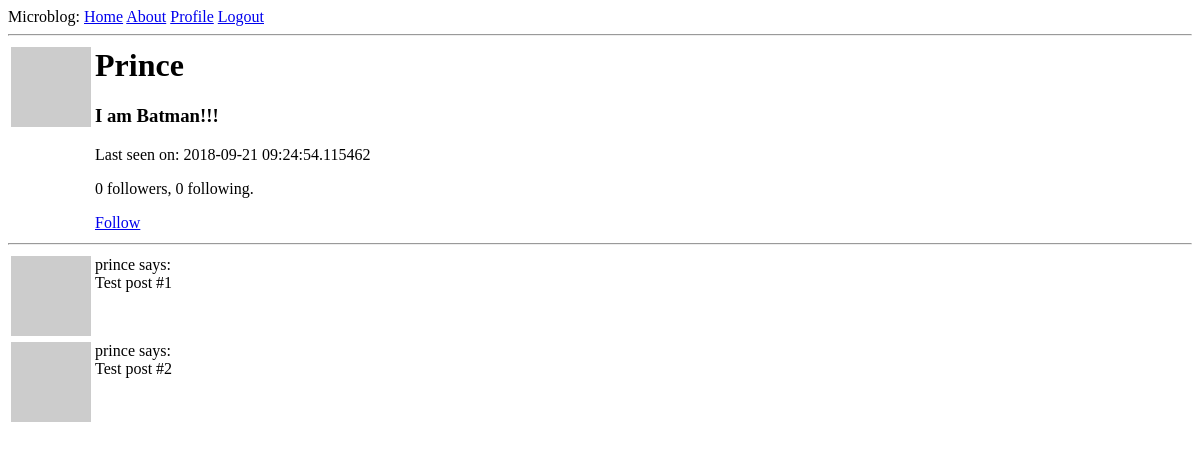
Before: /users/prince (signed in) with the older database file.
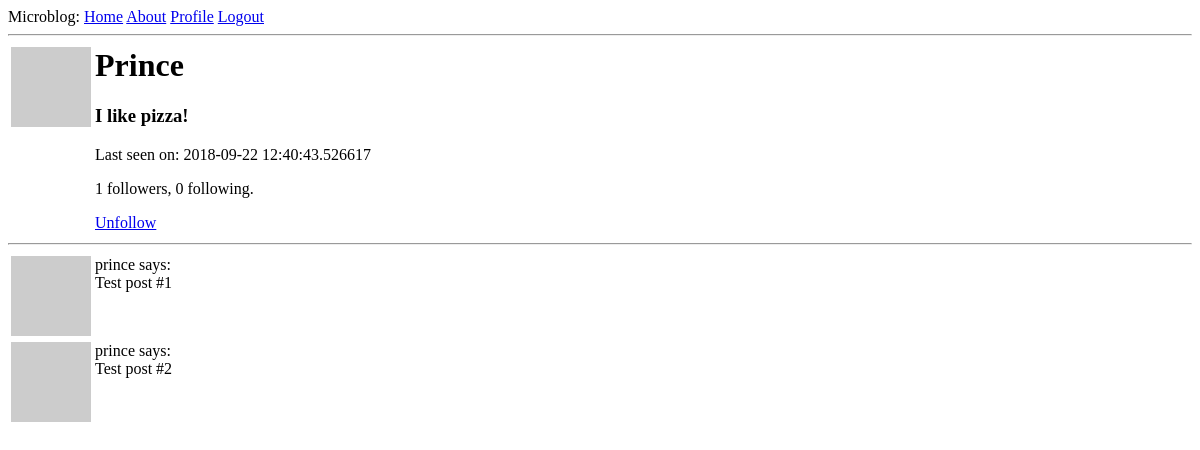
After: the same page with the newer database file.
### app/models.py (models this page shows, shortened)
class User(UserMixin,db.Model):
    id =db.Column(db.Integer,primary_key=1)
    username = db.Column(db.String(64),index=1,unique=1)
    email = db.Column(db.String(120),index=1,unique=1)
    password_hash = db.Column(db.String(128))
    posts = db.relationship('Post', backref='author', lazy='dynamic')
    about_me =db.Column(db.String(140))
    last_seen = db.Column(db.DateTime,default=datetime.utcnow)
    followed = db.relationship(
        'User',secondary=followers,
        primaryjoin=(followers.c.follower_id ==id),
        secondaryjoin=(followers.c.followed_id ==id),
        backref=db.backref('followers',lazy='dynamic'),
        lazy='dynamic'
    )
    def is_following(self,user):
        return (self.followed.filter(
            followers.c.followed_id==user.id).count()>0
            )
    def __repr__(self):
        return f'<User {self.username}>'
    def avatar(self,size):
        digest=md5(self.email.lower().encode('utf-8')).hexdigest()
        return f'https://www.gravatar.com/avatar/{digest}?d=identicon&s={size}'

### app/routes6_1.py (the view)
@app.route('/users/<username>')
@login_required
def users(username):
    user = User.query.filter_by(username=username).first()
    print("####################### user = ",user)
    posts=[
        {
            'author':user,
            'body':'Test post #1'
        },
        {
            'author':user,
            'body':'Test post #2'
        }
    ]
    return render_template('users.html',user=user,posts=posts)

### app/models.py (called while the page is built)
@login.user_loader
def load_user(id):
    return User.query.get(int(id))

### app/routes6_1.py (called while the page is built)
@app.before_request
def before_request():
    print("Current user: ",current_user)
    if current_user.is_authenticated:
        current_user.last_seen =datetime.utcnow()
        db.session.commit()

### app/templates/users.html
{% extends "base.html" %}
{% block content%}
    <table>
        <tr valign="top">
            <td><img src= "{{ user.avatar(128) }}"></td>
            <td>
                <h1><b> {{ user.username[0].upper()+user.username[1:] }}</b></h1>
                {% if user.about_me %}
                    <h3><b>{{ user.about_me }}</b></h3>
                {% endif %}
                {% if user.last_seen %}
                    <p>Last seen on: {{ user.last_seen}}</p>
                {% endif %}
                <p>
                    {{ user.followers.count() }} followers, {{ user.followed.count() }} following.
                </p>
                {% if user==current_user%}
                    <p><a href= "{{ url_for('edit_profile')}}">Edit your profile</a></p>
                {% elif not current_user.is_following(user) %}
                    <p><a href= "{{url_for('follow',username=user.username)}}">Follow</a>
                {% else %}
                    <p><a href= "{{url_for('unfollow',username=user.username)}}">Unfollow</a></p>
                {% endif%}
            </td>
        </tr>
    </table>
    <hr>
    {% for post in posts %}
        {% include '_post.html' %}
    {% endfor %}
{% endblock %}

### app/templates/base.html (shortened to what this page needs)
<html>
        <head>
        </head>
        <body>
            <div>
                Microblog:
                    <a href="{{ url_for('index')}}">Home</a>
                    <a href="{{ url_for('about')}}">About</a>
                    {% if current_user.is_anonymous %}
                        <a href="{{ url_for('login')}}">Login</a>
                    {% else %}
                        <a href= "{{ url_for('users',username=current_user.username) }}">Profile</a>
                        <a href="{{ url_for('logout')}}">Logout</a>
                    {% endif %}
            </div>
            <hr>
            {% block content %}{% endblock %}
        </body>
    </html>

### app/templates/_post.html
<table>
        <tr valign="top">
            <td><img src="{{ post.author.avatar(36) }}"></td>
            <td> {{ post.author.username }} says: <br>{{ post.body}}</td>
        </tr>
    </table>

Changed rows visible on the page:
changed User "Prince": about_me "I am Batman!!!" → "I like pizza!"; last_seen "2018-09-21 09:24:54.115462" → "2018-09-22 12:40:43.526617"
Other visible differences:
{{ user.followers.count() }}: "0" → "1"
text no longer shown: "Follow"
text now shown: "Unfollow"
